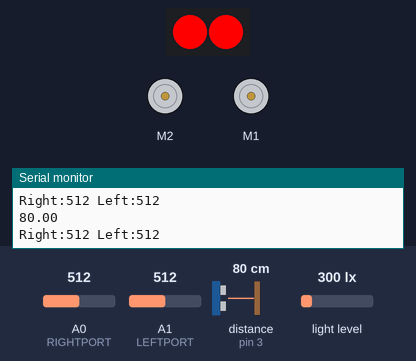
A sketch run on a simulated Arduino Uno, built with avr-gcc and run on an emulated ATmega328P. Shown: 2 × DC motor (green arrow = forward, orange = backward, longer = faster), 2 RGB LEDs in strip order, left to right, the last lines printed to the serial monitor. The test bench sets the inputs (shaded band); at power-on: distance to the obstacle (sensor on pin 3) 80 cm, A1 (LEFTPORT) = 512, A0 (RIGHTPORT) = 512, light level 300 lx.

Above: at 0.92 s.
1.3 s: distance to the obstacle (sensor on pin 3) set to 75 cm
At 1.45 s:
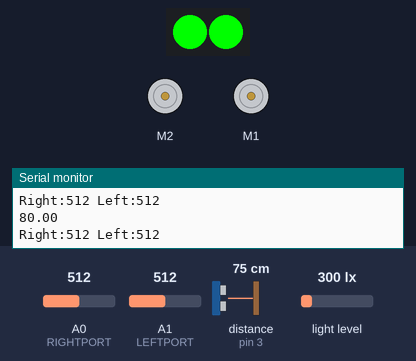
4.3 s: distance to the obstacle (sensor on pin 3) set to 67 cm
At 4.67 s:
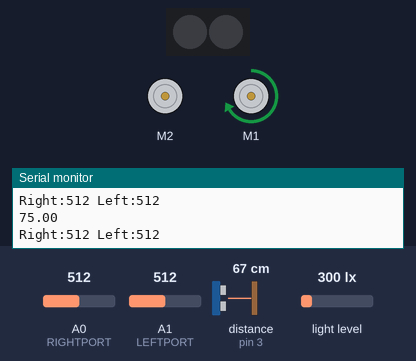
7.3 s: A1 (LEFTPORT) set to 306
At 7.56 s:
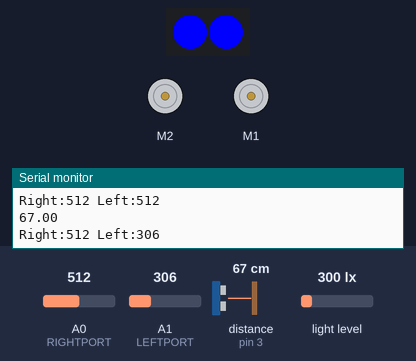
10.3 s: distance to the obstacle (sensor on pin 3) set to 4 cm
13.3 s: distance to the obstacle (sensor on pin 3) set to 2 cm
At 14.0 s:
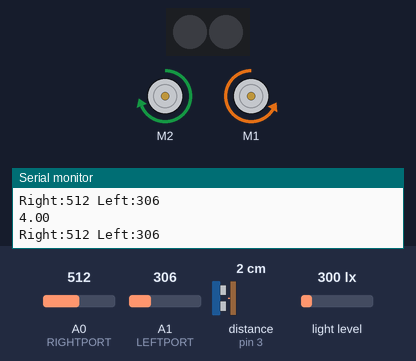
16.3 s: distance to the obstacle (sensor on pin 3) set to 9 cm
Timing chart, 0 to 20.3 s (numbered marks = the images above; inputs shaded):
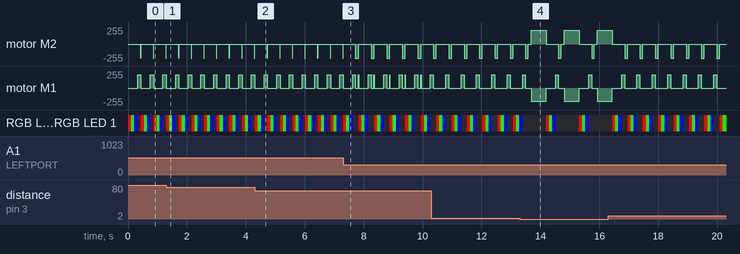

The sketch:

mBot_Amazeing_Race_Source_Code.ino
```cpp
/**
 * @file    mBot_Amazeing_Race_Codes_Group_3A4.ino
 * @author  Group 3A-4 Ng Andre, Mun Le Zong, Ngo Phuc Cuong, Muhammad Ashraf Bin Mohamad Jaffar
 * @date    13/11/2020
 * @brief   Description: This file contains the codes for our mBot to run through a maze
 */
#include "MeMCore.h"

MeUltrasonicSensor ultraSensor(PORT_3);
MeLineFollower lineFinder(PORT_2);
MeLightSensor lightSensor(PORT_8);
MeRGBLed led(0, 30);
MeDCMotor motorL(M2); //left
MeDCMotor motorR(M1); //Right

//Definitions
#define SPEEDRIGHT 200
#define SPEEDLEFT 210
#define LEFTTURN 315
#define RIGHTTURN 305
#define UTURN 630
#define ULTRATURN 12
#define ULTRAWALL 3
#define RIGHTIR 600
#define LEFTIR 480
#define RIGHTPORT A0
#define LEFTPORT A1
#define BLACK_R 458
#define BLACK_G 317
#define BLACK_B 346
#define WHITE_R 745
#define WHITE_G 544
#define WHITE_B 583
//Musical Note Definitions
#define NOTE_B4  494
#define NOTE_D5  587
#define NOTE_E5  659
#define NOTE_FS5 740
#define NOTE_GS5 831
#define NOTE_A5  880
#define NOTE_B5  988


//Initialisation
long rightir = 0;
long leftir = 0;
MeBuzzer buzzer;

//Function plays celebratory tune when color challenge returns black
void victory_tune(){
  int melody[] = {
    NOTE_FS5, NOTE_FS5, NOTE_D5, NOTE_B4, NOTE_B4, NOTE_E5,
    NOTE_E5, NOTE_E5, NOTE_GS5, NOTE_GS5, NOTE_A5, NOTE_B5,
    NOTE_A5, NOTE_A5, NOTE_A5, NOTE_E5, NOTE_D5, NOTE_FS5,
    NOTE_FS5, NOTE_FS5, NOTE_E5, NOTE_E5, NOTE_FS5, NOTE_E5
  };

  //TAKE ON MEEE
  int noteDurations[] = {
    8, 8, 8, 4, 4, 4,
    4, 5, 8, 8, 8, 8,
    8, 8, 8, 4, 4, 4,
    4, 5, 8, 8, 8, 8
  };
  int songLength = sizeof(melody)/sizeof(melody[0]);
  for (int thisNote = 0; thisNote < songLength; thisNote++) {
    // to calculate the note duration, take one second divided by the note type.
    int noteDuration = 1000/noteDurations[thisNote];
    buzzer.tone(8, melody[thisNote],noteDuration);
    // to distinguish the notes, set a minimum time between them.
    int pauseBetweenNotes = noteDuration * 0.5;
    delay(pauseBetweenNotes);
    // stop the tone playing:
    buzzer.noTone(8);
  }
}

//Function detects whether black strip has been encountered on the floor
bool blackLine(){
  int sensorState = lineFinder.readSensors();
  if (sensorState == S1_IN_S2_IN || sensorState == S1_OUT_S2_IN || sensorState == S1_IN_S2_OUT){
    return true;
  }
  return false;
}

//Function checks for the colour of paper presented when it detects a black strip on floor
void colorChal(){
  //Flash the 3 RGB colours and collect the LDR value for each colour to determine overall colour
  int red = redlight();
  int green = greenlight();
  int blue = bluelight();
  if ((red >= 130 && red <= 190) && (green >= 50 && green <= 90) && (blue >= 30 && blue <= 90)){
    //RED indicates left turn
    leftTurn();
  } else if ((red >= 50 && red <= 110) && (green >= 110 && green <= 170) && (blue >= 70 && blue <= 130)){
    //GREEN indicates right turn
    rightTurn();
  } else if ((red >= 230 && red <= 280) && (green >= 190 && green <= 235) && (blue >= 120 && blue <= 165)){
    //YELLOW indicates u turn
    uTurn();
  } else if ((red >= 110 && red <= 150) && (green >= 120 && green <= 160) && (blue >= 150 && blue <= 200)){
    //PURPLE indicates 2 left turns, after first left turn, we use the ultrasonic sensor to determine
    //when to do another left turn
    leftTurn();
    motorL.stop();
    motorR.stop();
    delay(100);
    motorL.run(-SPEEDLEFT);
    motorR.run(SPEEDRIGHT);
    for (int i = 0; i < 50; i++) {
      delay(100);
      ultraSensor.distanceCm(); //read from ultrasensor
      if (ultraSensor.distanceCm() < ULTRATURN) {
        motorL.stop();
        motorR.stop();
        delay(100);
        leftTurn();
        motorL.stop();
        motorR.stop();
        delay(100);
        break;
      }
    }
  } else if ((red >= 110 && red <= 190) && (green >= 160 && green <= 250) && (blue >= 160 && blue <= 250)) {
    //BLUE indicates 2 right turns, after first right turn, we use the ultrasonic sensor to determine
    //when to do another right turn
    rightTurn();
    motorL.stop();
    motorR.stop();
    delay(100);
    motorL.run(-SPEEDLEFT);
    motorR.run(SPEEDRIGHT);
    for (int i = 0; i < 50; i++) {
      delay(100);
      ultraSensor.distanceCm();
      if (ultraSensor.distanceCm() < ULTRATURN){
        motorL.stop();
        motorR.stop();
        delay(100);
        rightTurn();
        motorL.stop();
        motorR.stop();
        delay(100);
        break;
      }
    }
  } else if ((red >= -10 && red <= 20) && (green >= -10 && green <= 20) && (blue >= -10 && blue <= 20)){
    //BLACK indicates maze has ended and mBot will play celebratory music
    motorL.stop();
    motorR.stop();
    victory_tune();
  }
}

//Flashes the RED LED light and collect 50 LDR readings and returns the average value
long redlight(){
  long redval = 0;
  //Set LED to RED
  led.setColor(255,0,0);
  led.show();
  delay(100);
  for (int i = 0; i < 50; i++){
    redval += lightSensor.read();
  }
  offlight();
  redval /= 50; //Take the average value of 50 readings
  //Convert reading  to within the range calibrated with BLACK and WHITE readings
  redval = (redval - BLACK_R)*255/(WHITE_R - BLACK_R);
  return redval;
}

//Flashes the GREEN LED light and collect 50 LDR readings and returns the average value
long greenlight(){
  long greenval = 0;
  //Set LED to GREEN
  led.setColor(0,255,0);
  led.show();
  delay(100);
  for (int i = 0; i < 50; i++){
    greenval += lightSensor.read();
  }
  offlight();
  greenval /= 50; //Take the average value of 50 readings
  //Convert reading  to within the range calibrated with BLACK and WHITE readings
  greenval = (greenval - BLACK_G)*255/(WHITE_G - BLACK_G);
  return greenval;
}

//Flashes the BLUE LED light and collect 50 LDR readings and returns the average value
long bluelight(){
  long blueval = 0;
  //Set LED to BLUE
  led.setColor(0,0,255);
  led.show();
  delay(100);
  for (int i = 0; i < 50; i++){
    blueval += lightSensor.read();
  }
  offlight();
  blueval /= 50; //Take the average value of 50 readings
  //Convert reading  to within the range calibrated with BLACK and WHITE readings
  blueval = (blueval - BLACK_B)*255/(WHITE_B - BLACK_B);
  return blueval;
}

//Off the light by setting RGB to (0,0,0)
void offlight(){
  led.setColor(0,0,0);
  led.show();
}

//Make the mBot turn left
void leftTurn(){
  motorL.run(SPEEDLEFT);
  motorR.run(SPEEDRIGHT);
  delay(LEFTTURN);
  motorL.stop();
  motorR.stop();
}

//Make the mBot turn right
void rightTurn(){
  motorL.run(-SPEEDLEFT);
  motorR.run(-SPEEDRIGHT);
  delay(RIGHTTURN);
  motorL.stop();
  motorR.stop();
}

//Make the mBot uturn in the same grid
void uTurn(){
  motorL.run(SPEEDLEFT);
  motorR.run(SPEEDRIGHT);
  delay(UTURN);
  motorL.stop();
  motorR.stop();
}

//Setup mBot, initialise RGB LED, Right IR and Left IR
void setup() {
  Serial.begin(9600);
  led.setpin(13);
  pinMode(RIGHTPORT, INPUT);
  pinMode(LEFTPORT, INPUT);
}

//Infinite loop for mBot to move forward
void loop() {
    Serial.println(ultraSensor.distanceCm());

    //Main motor driver
    motorL.run(-SPEEDLEFT);
    motorR.run(SPEEDRIGHT);

    //Take right and left IR readings
    rightir = analogRead(RIGHTPORT);
    Serial.print("Right:");
    Serial.print(rightir);
    leftir = analogRead(LEFTPORT);
    Serial.print(" Left:");
    Serial.println(leftir);

    /**
     * Condition if black line detected below mBot
     * call for colour challenge
     */
    if (blackLine()){
      motorL.stop();
      motorR.stop();
      colorChal();
    }

    /**
     * Condition if mBot swerves to the right wall,
     * if right IR value goes below the threshold (600),
     * left motor will stop to straighten the mBot's path
     */
    if (rightir < RIGHTIR){
      motorL.stop();
      motorR.run(SPEEDRIGHT);
      delay(100);
      motorL.run(-SPEEDLEFT);
      motorR.run(SPEEDRIGHT);
    }

    /**
     * Condition if mBot swerves to the left wall,
     * if left IR value goes below the threshold (500),
     * right motor will stop to straighten the mBot's path
     */
    if (leftir < LEFTIR){
      motorL.run(-SPEEDLEFT);
      motorR.stop();
      delay(100);
      motorL.run(-SPEEDLEFT);
      motorR.run(SPEEDRIGHT);
    }

    /**
     * Condition if mBot is too close to the wall infront,
     * mBot will reverse
     */
    if (ultraSensor.distanceCm() < ULTRAWALL){
      motorL.stop();
      motorR.stop();
      delay(100);
      motorL.run(SPEEDLEFT);
      motorR.run(-SPEEDRIGHT);
      delay(500);
      motorL.stop();
      motorR.stop();
    }
}
```

Measured:
- the behaviour switches between 71 and 70 cm on distance to the obstacle (sensor on pin 3) (found by bisection; images 1 and 2)
- the behaviour switches between 3 and 2 cm on distance to the obstacle (sensor on pin 3) (found by bisection; images 3 and 4)
- by itself, motor M2: alternates backward 210/255 for 0.10 s and stopped for 0.42 s
- by itself, motor M1: repeats every 0.52 s: forward 200/255 0.10 s, stopped 0.42 s
